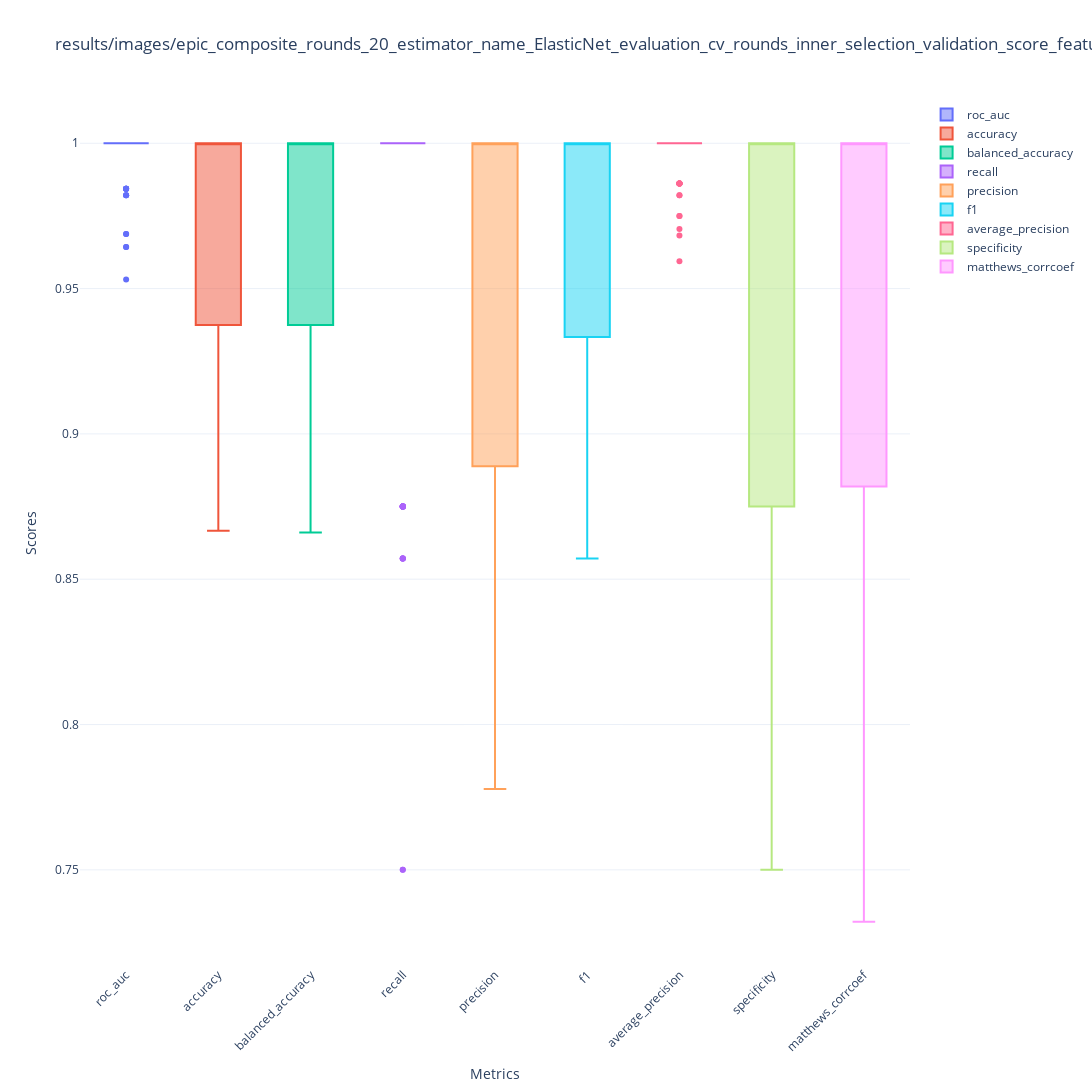

Here is the notebook cell this chart was saved with:
### Code cell
mod,df,shap = mlp.search_cv(estimator_name='ElasticNet',calculate_shap=True, num_features=10)
